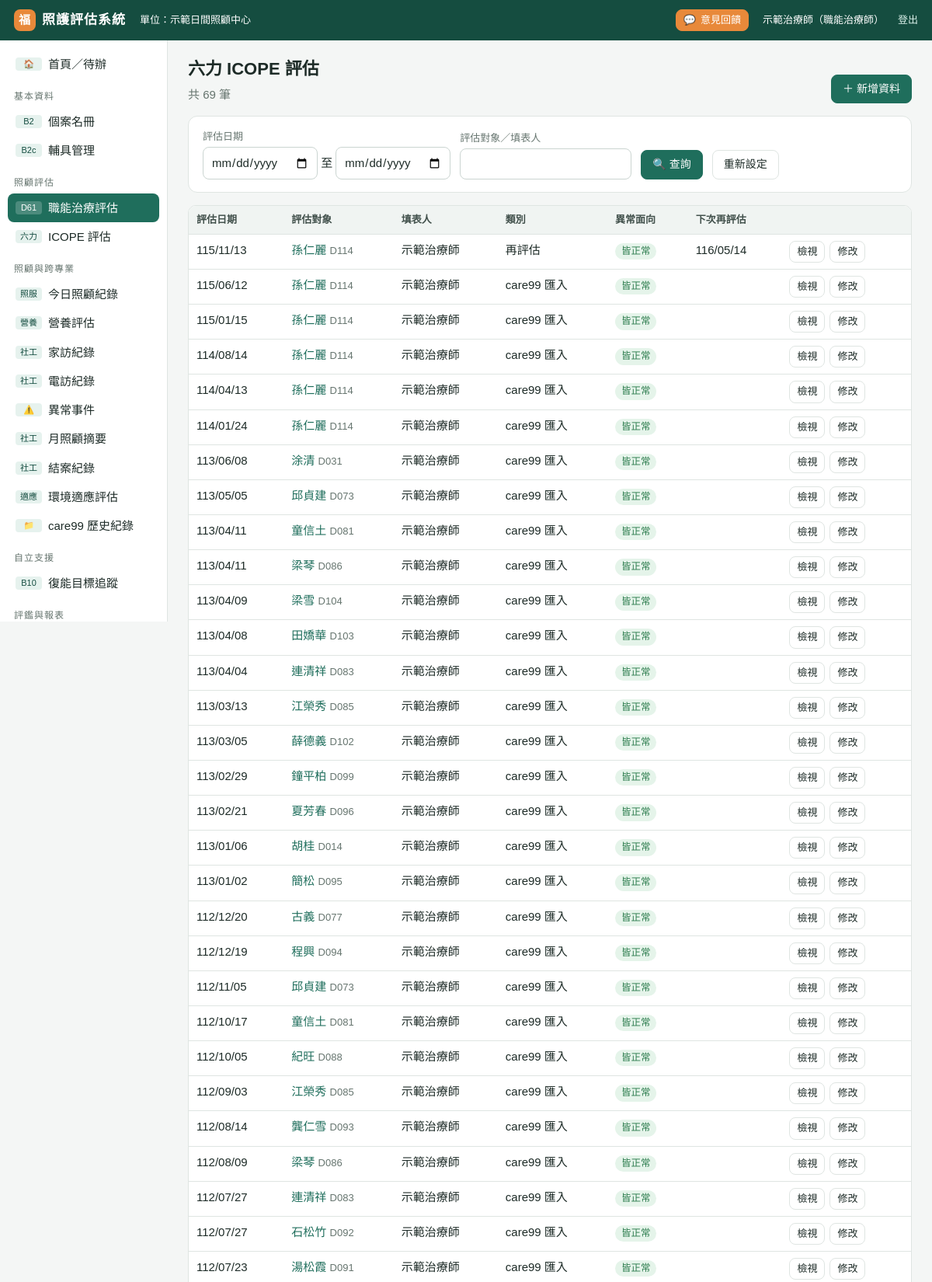
The app's page /assess/d61 (signed in, upper part) with its own data.
### tables this page shows
CREATE TABLE settings (key TEXT PRIMARY KEY, value TEXT);

CREATE TABLE assessments (id INTEGER PRIMARY KEY, client_id INTEGER, type TEXT, date TEXT,
  assessor TEXT, kind TEXT, data TEXT, summary TEXT, note TEXT, next_due TEXT, keyed INTEGER DEFAULT 0,
  created TEXT, updated TEXT, source_id TEXT);

CREATE TABLE clients (id INTEGER PRIMARY KEY, case_no TEXT, name TEXT, gender TEXT, birth TEXT,
  services TEXT, supervisor TEXT, living TEXT, identity TEXT, phone TEXT, phone2 TEXT, address TEXT,
  diagnosis TEXT, status TEXT DEFAULT '在案', note TEXT, created TEXT, updated TEXT);

### app.py (the view)
@app.route("/assess/<typ>")
@login_required
def assess_list(typ):
    typ = typ.upper()
    if typ not in ("D61", "ICOPE"):
        abort(404)
    f, t, q = request.args.get("from", ""), request.args.get("to", ""), request.args.get("q", "").strip()
    sql = """SELECT a.*, c.name, c.case_no FROM assessments a JOIN clients c ON c.id=a.client_id WHERE a.type IN (?,?)"""
    args = [typ, typ + "_HIST"]
    if f:
        sql += " AND a.date>=?"; args.append(iso(f))
    if t:
        sql += " AND a.date<=?"; args.append(iso(t))
    if q:
        sql += " AND (c.name LIKE ? OR c.case_no LIKE ? OR a.assessor LIKE ?)"; args += [f"%{q}%"] * 3
    rows = [assess_dict(r) for r in db().execute(sql + " ORDER BY a.date DESC, a.id DESC", args)]
    for r in rows:
        if typ == "ICOPE" and r["type"] == "ICOPE":
            r["abn"] = S.icope_abnormal(r["data"])
    return render_template("assess_list.html", typ=typ, rows=rows, f=f, t=t, q=q, cs=active_clients())

### app.py (called while the page is built)
def db():
    if "db" not in g:
        g.db = sqlite3.connect(DB_PATH)
        g.db.row_factory = sqlite3.Row
        g.db.execute("PRAGMA foreign_keys=ON")
    return g.db

@app.teardown_appcontext
def _close(_):
    d = g.pop("db", None)
    if d is not None:
        d.close()

def setting(key):
    r = db().execute("SELECT value FROM settings WHERE key=?", (key,)).fetchone()
    return r["value"] if r else DEFAULT_SETTINGS.get(key, "")

def to_date(s):
    if not s:
        return None
    if isinstance(s, (date, datetime)):
        return s if isinstance(s, date) and not isinstance(s, datetime) else s.date()
    s = str(s).strip().replace(".", "/").replace("-", "/")
    parts = s.split("/")
    try:
        y, m, d = (int(p) for p in parts[:3])
    except ValueError:
        return None
    if y < 1000:
        y += 1911
    try:
        return date(y, m, d)
    except ValueError:
        return None

def roc(s, sep="/"):
    d = to_date(s)
    return f"{d.year - 1911}{sep}{d.month:02d}{sep}{d.day:02d}" if d else ""

def add_months(d, n):
    d = to_date(d)
    m = d.month - 1 + n
    y = d.year + m // 12
    m = m % 12 + 1
    last = [31, 29 if y % 4 == 0 and (y % 100 or y % 400 == 0) else 28, 31, 30, 31, 30, 31, 31, 30, 31, 30, 31][m - 1]
    return date(y, m, min(d.day, last))

def age_at(birth, on=None):
    b = to_date(birth)
    if not b:
        return None
    on = to_date(on) or date.today()
    return on.year - b.year - ((on.month, on.day) < (b.month, b.day))

def client_dict(row, on=None):
    c = dict(row)
    c["age"] = age_at(c.get("birth"), on)
    c["label"] = f"{c['name']}（{c['case_no']}）" if c.get("case_no") else c["name"]
    return c

def assess_dict(row):
    a = dict(row)
    a["data"] = json.loads(a["data"] or "{}")
    return a

def active_clients(status="在案"):
    q = "SELECT * FROM clients"
    args = []
    if status:
        q += " WHERE status=?"
        args.append(status)
    cs = [client_dict(r) for r in db().execute(q + " ORDER BY case_no, name", args)]
    for c in cs:
        c["due"] = due_info(c["id"])
    return cs

def login_required(f):
    @wraps(f)
    def w(*a, **k):
        if not session.get("uid"):
            return redirect(url_for("login", next=request.path))
        return f(*a, **k)
    return w

### templates/assess_list.html (shortened to what this page needs)
{% extends "base.html" %}
{% block body %}
<div class="pagehead"><div><h1>{{ 'D61 職能治療評估' if typ=='D61' else '六力 ICOPE 評估' }}</h1><div class="muted">共 {{ rows|length }} 筆</div></div>
<a class="btn pri" href="{{ url_for('assess_edit', typ=typ|lower) }}">＋ 新增資料</a></div>
<form class="card fr" method="get">
  <div><label class="f">評估日期</label><span><input type="date" name="from" value="{{ f }}"> 至 <input type="date" name="to" value="{{ t }}"></span></div>
  <div><label class="f">評估對象／填表人</label><input type="search" name="q" value="{{ q }}"></div>
  <div><button class="btn pri">🔍 查詢</button></div>
  <div><a class="btn" href="?">重新設定</a></div>
</form>
<div class="tbl-wrap"><table class="t">
<tr><th>評估日期</th><th>評估對象</th><th>填表人</th><th>類別</th>
{% if typ=='D61' %}<th>整體評估建議</th><th>care99</th>{% else %}<th>異常面向</th><th>下次再評估</th>{% endif %}<th></th></tr>
{% for r in rows %}<tr>
  <td>{{ r.date|roc }}</td><td class="ttl"><a href="{{ url_for('client_view', cid=r.client_id) }}">{{ r.name }}</a> <span class="muted small">{{ r.case_no }}</span></td>
  <td>{{ r.assessor }}</td><td>{{ r.kind }}</td>
  {% if 'HIST' in r.type %}<td colspan="2" class="muted small wide">{{ r.note }}</td><td class="hide-m"></td>
  {% else %}
    {% if typ=='D61' %}<td class="small wide" style="max-width:520px">{{ (r.summary or '')[:90] }}{{ '…' if (r.summary or '')|length > 90 }}</td>
      <td>{% if r.keyed %}<span class="b ok">已登打</span>{% else %}<span class="b warn">未登打</span>{% endif %}</td>
    {% else %}<td class="wide">{% for x in r.abn %}<span class="b 異常">{{ x }}</span> {% else %}<span class="b 正常">皆正常</span>{% endfor %}</td><td>{{ r.next_due|roc }}</td>{% endif %}
    <td class="btns wide"><a class="btn sm" href="{{ url_for('assess_view', aid=r.id) }}">檢視</a><a class="btn sm" href="{{ url_for('assess_edit', typ=typ|lower, aid=r.id) }}">修改</a></td>
  {% endif %}
</tr>{% else %}<tr><td colspan="7" class="empty">查無資料</td></tr>{% endfor %}
</table></div>
{% endblock %}

### templates/base.html (shortened to what this page needs)
<!doctype html>
<html lang="zh-Hant">
<head>
<link rel="stylesheet" href="{{ url_for('static', filename='app.css', v=css_ver()) }}">
</head>
<body>
{% set ep = request.endpoint %}
{% set typ = (request.view_args or {}).get('typ', '')|lower %}
<div class="top">
  <a class="logo" href="{{ url_for('home') }}"><i>福</i><span>照護評估系統</span></a>
  <span class="small hide-m">單位：{{ center }}</span>
  <a class="btn sm acc fb-btn" href="{{ url_for('feedback', page=request.path) }}">💬<span class="hide-m"> 意見回饋</span></a>
  <span class="small hide-m">{{ me.name }}{% if me.title %}（{{ me.title }}）{% endif %}</span>
  <a class="small hide-m" href="{{ url_for('logout') }}">登出</a>
</div>
<div class="wrap">
<nav class="side">
  <a href="{{ url_for('home') }}" class="{{ 'on' if ep=='home' }}"><code>🏠</code><span>首頁／待辦</span></a>
  <div class="grp">基本資料</div>
  <a href="{{ url_for('clients') }}" class="{{ 'on' if ep in ('clients','client_view','client_edit') }}"><code>B2</code><span>個案名冊</span></a>
  <a href="{{ url_for('aids') }}" class="{{ 'on' if ep=='aids' }}"><code>B2c</code><span>輔具管理</span></a>
  <div class="grp">照顧評估</div>
  <a href="{{ url_for('assess_list', typ='d61') }}" class="{{ 'on' if typ=='d61' or (ep=='assess_view' and a and a.type=='D61') }}"><code>D61</code><span>職能治療評估</span></a>
  <a href="{{ url_for('assess_list', typ='icope') }}" class="{{ 'on' if typ=='icope' or (ep=='assess_view' and a and a.type=='ICOPE') }}"><code>六力</code><span>ICOPE 評估</span></a>
  <div class="grp">照顧與跨專業</div>
  <a href="{{ url_for('daily') }}" class="{{ 'on' if ep=='daily' }}"><code>照服</code><span>今日照顧紀錄</span></a>
  <a href="{{ url_for('records_list', module='MNA') }}" class="{{ 'on' if ep in ('nutri_form',) or (ep in ('records_list','record_view') and (request.view_args or {}).get('module')=='MNA') }}"><code>營養</code><span>營養評估</span></a>
  <a href="{{ url_for('records_list', module='HV') }}" class="{{ 'on' if ep=='hv_form' or (ep in ('records_list','record_view') and (request.view_args or {}).get('module')=='HV') }}"><code>社工</code><span>家訪紀錄</span></a>
  <a href="{{ url_for('records_list', module='PC') }}" class="{{ 'on' if (ep in ('simple_form','pc_batch') and (request.view_args or {}).get('mod','PC')=='PC') or (ep in ('records_list','record_view') and (request.view_args or {}).get('module')=='PC') }}"><code>社工</code><span>電訪紀錄</span></a>
  <a href="{{ url_for('records_list', module='IR') }}" class="{{ 'on' if (ep=='simple_form' and (request.view_args or {}).get('mod')=='IR') or (ep in ('records_list','record_view') and (request.view_args or {}).get('module')=='IR') }}"><code>⚠️</code><span>異常事件</span></a>
  <a href="{{ url_for('records_list', module='MS') }}" class="{{ 'on' if (ep=='simple_form' and (request.view_args or {}).get('mod')=='MS') or (ep in ('records_list','record_view') and (request.view_args or {}).get('module')=='MS') }}"><code>社工</code><span>月照顧摘要</span></a>
  <a href="{{ url_for('records_list', module='CL') }}" class="{{ 'on' if (ep=='simple_form' and (request.view_args or {}).get('mod')=='CL') or (ep in ('records_list','record_view') and (request.view_args or {}).get('module')=='CL') }}"><code>社工</code><span>結案紀錄</span></a>
  <a href="{{ url_for('records_list', module='EA') }}" class="{{ 'on' if (ep=='simple_form' and (request.view_args or {}).get('mod')=='EA') or (ep in ('records_list','record_view') and (request.view_args or {}).get('module')=='EA') }}"><code>適應</code><span>環境適應評估</span></a>
  <a href="{{ url_for('records_index') }}" class="{{ 'on' if ep=='records_index' or (ep in ('records_list','record_view') and (request.view_args or {}).get('module') not in ('MNA','HV','PC','IR','MS','CL','EA')) }}"><code>📁</code><span>care99 歷史紀錄</span></a>
  <div class="grp">自立支援</div>
  <a href="{{ url_for('goals') }}" class="{{ 'on' if ep in ('goals','goals_from_icope') }}"><code>B10</code><span>復能目標追蹤</span></a>
  <div class="grp">評鑑與報表</div>
</nav>
<main>
  {% block body %}{% endblock %}
</main>
</div>
</body>
</html>

### static/app.css (style rules this page uses)
:root { --brand: #1f6e5c; --brand-d: #154d40; --brand-l: #e6f2ee; --accent: #e8893a; --bg: #f4f6f5; --card: #fff; --line: #dfe5e2; --text: #1d2b27; --muted: #66756f; --bad: #c0392b; --bad-l: #fbe9e7; --warn: #b7791f; --warn-l: #fff4d6; --info: #2563a8; --info-l: #e3eefb; --ok: #2e7d4f; --ok-l: #e5f4ea; }
* { box-sizing: border-box; }
html, body { margin: 0; }
body { font-family: "PingFang TC", "Microsoft JhengHei", "Heiti TC", sans-serif; background: var(--bg); color: var(--text); font-size: 15px; line-height: 1.55; }
a { color: var(--brand); text-decoration: none; }
h1 { font-size: 22px; margin: 0 0 4px; }
.muted { color: var(--muted); }
.small { font-size: 13px; }
.top { position: sticky; top: 0; z-index: 20; height: 52px; background: var(--brand-d); color: #fff; display: flex; align-items: center; padding: 0 18px; gap: 18px; }
.top .logo { font-weight: 700; font-size: 17px; letter-spacing: 1px; display: flex; align-items: center; gap: 8px; }
.top .logo i { width: 28px; height: 28px; border-radius: 8px; background: var(--accent); display: inline-grid; place-items: center; font-style: normal; font-size: 15px; }
.top a { color: #d9efe8; }
.wrap { display: flex; min-height: calc(100vh - 52px); }
nav.side { width: 216px; flex: none; background: #fff; border-right: 1px solid var(--line); padding: 12px 10px 40px; position: sticky; top: 52px; height: calc(100vh - 52px); overflow: auto; }
nav.side .grp { font-size: 12px; color: var(--muted); margin: 14px 8px 4px; letter-spacing: 1px; }
nav.side a { display: flex; gap: 8px; align-items: center; padding: 7px 10px; border-radius: 8px; color: var(--text); }
nav.side a.on { background: var(--brand); color: #fff; }
nav.side a code { min-width: 34px; text-align: center; font-size: 11px; background: var(--brand-l); color: var(--brand-d); padding: 0 5px; border-radius: 4px; font-family: inherit; }
nav.side a.on code { background: rgba(255,255,255,.2); color: #fff; }
main { flex: 1; padding: 20px 26px 60px; min-width: 0; }
.pagehead { display: flex; align-items: flex-end; gap: 12px; margin-bottom: 16px; flex-wrap: wrap; }
.card { background: var(--card); border: 1px solid var(--line); border-radius: 12px; padding: 16px 18px; margin-bottom: 16px; }
table.t { width: 100%; border-collapse: collapse; background: #fff; }
table.t th, table.t td { padding: 8px 10px; border-bottom: 1px solid var(--line); text-align: left; vertical-align: top; }
table.t th { background: #f0f4f2; font-weight: 600; font-size: 13px; color: #42514c; white-space: nowrap; position: sticky; top: 52px; }
.tbl-wrap { overflow: auto; border: 1px solid var(--line); border-radius: 10px; }
.tbl-wrap table.t th { top: 0; }
.b { display: inline-block; padding: 1px 8px; border-radius: 20px; font-size: 12.5px; white-space: nowrap; background: #eef1f0; color: #42514c; }
.b.ok, .b.正常, .b.進步, .b.無異常 { background: var(--ok-l); color: var(--ok); }
.btn { display: inline-flex; align-items: center; gap: 6px; padding: 7px 14px; border-radius: 8px; border: 1px solid var(--line); background: #fff; color: var(--text); cursor: pointer; font: inherit; font-size: 14px; white-space: nowrap; }
.btn.pri { background: var(--brand); color: #fff; border-color: var(--brand); }
.btn.acc { background: var(--accent); color: #fff; border-color: var(--accent); }
.btn.sm { padding: 3px 9px; font-size: 13px; }
.btns { display: flex; gap: 8px; flex-wrap: wrap; align-items: center; }
input[type=text], input[type=date], input[type=number], input[type=password], input[type=search], select, textarea { font: inherit; padding: 7px 10px; border: 1px solid #cbd5d1; border-radius: 8px; background: #fff; color: var(--text); min-width: 0; }
label.f { display: block; font-size: 13px; color: var(--muted); margin-bottom: 3px; }
.fr { display: flex; gap: 12px; flex-wrap: wrap; align-items: flex-end; }
.fr > div { display: flex; flex-direction: column; }
.top .logo { color: #fff; text-decoration: none; }
.fb-btn { color: #fff !important; border-color: transparent; }
table.t td.btns { display: table-cell; white-space: nowrap; }
table.t td.btns > .btn + .btn { margin-left: 6px; }

### records on screen
settings: value "示範日間照顧中心"
assessments: date|roc "115/11/13", name "孫仁麗", case_no "D114", assessor "示範治療師", kind "再評估", next_due|roc "116/05/14"
assessments: date|roc "115/06/12", name "孫仁麗", case_no "D114", assessor "示範治療師", kind "care99 匯入"
assessments: date|roc "115/01/15", name "孫仁麗", case_no "D114", assessor "示範治療師", kind "care99 匯入"
assessments: date|roc "114/08/14", name "孫仁麗", case_no "D114", assessor "示範治療師", kind "care99 匯入"
assessments: date|roc "114/04/13", name "孫仁麗", case_no "D114", assessor "示範治療師", kind "care99 匯入"
assessments: date|roc "114/01/24", name "孫仁麗", case_no "D114", assessor "示範治療師", kind "care99 匯入"
assessments: date|roc "113/06/08", name "涂清", case_no "D031", assessor "示範治療師", kind "care99 匯入"
assessments: date|roc "113/05/05", name "邱貞建", case_no "D073", assessor "示範治療師", kind "care99 匯入"
assessments: date|roc "113/04/11", name "童信土", case_no "D081", assessor "示範治療師", kind "care99 匯入"
assessments: date|roc "113/04/11", name "梁琴", case_no "D086", assessor "示範治療師", kind "care99 匯入"
assessments: date|roc "113/04/09", name "梁雪", case_no "D104", assessor "示範治療師", kind "care99 匯入"
assessments: date|roc "113/04/08", name "田嬌華", case_no "D103", assessor "示範治療師", kind "care99 匯入"
assessments: date|roc "113/04/04", name "連清祥", case_no "D083", assessor "示範治療師", kind "care99 匯入"
assessments: date|roc "113/03/13", name "江榮秀", case_no "D085", assessor "示範治療師", kind "care99 匯入"
assessments: date|roc "113/03/05", name "薛德義", case_no "D102", assessor "示範治療師", kind "care99 匯入"
assessments: date|roc "113/02/29", name "鐘平柏", case_no "D099", assessor "示範治療師", kind "care99 匯入"
assessments: date|roc "113/02/21", name "夏芳春", case_no "D096", assessor "示範治療師", kind "care99 匯入"
assessments: date|roc "113/01/06", name "胡桂", case_no "D014", assessor "示範治療師", kind "care99 匯入"
assessments: date|roc "113/01/02", name "簡松", case_no "D095", assessor "示範治療師", kind "care99 匯入"
assessments: date|roc "112/12/20", name "古義", case_no "D077", assessor "示範治療師", kind "care99 匯入"
assessments: date|roc "112/12/19", name "程興", case_no "D094", assessor "示範治療師", kind "care99 匯入"
assessments: date|roc "112/11/05", name "邱貞建", case_no "D073", assessor "示範治療師", kind "care99 匯入"
assessments: date|roc "112/10/17", name "童信土", case_no "D081", assessor "示範治療師", kind "care99 匯入"
assessments: date|roc "112/10/05", name "紀旺", case_no "D088", assessor "示範治療師", kind "care99 匯入"
assessments: date|roc "112/09/03", name "江榮秀", case_no "D085", assessor "示範治療師", kind "care99 匯入"
assessments: date|roc "112/08/14", name "龔仁雪", case_no "D093", assessor "示範治療師", kind "care99 匯入"
assessments: date|roc "112/08/09", name "梁琴", case_no "D086", assessor "示範治療師", kind "care99 匯入"
assessments: date|roc "112/07/27", name "連清祥", case_no "D083", assessor "示範治療師", kind "care99 匯入"
assessments: date|roc "112/07/27", name "石松竹", case_no "D092", assessor "示範治療師", kind "care99 匯入"
assessments: date|roc "112/07/23", name "湯松霞", case_no "D091", assessor "示範治療師", kind "care99 匯入"

### other values on screen
{{ me.name }} "示範治療師"
{{ me.title }} "職能治療師"
{{ 'D61 職能治療評估' if typ=='D61' else '六力 ICOPE 評估' }} "六力 ICOPE 評估"
{{ rows|length }} "69"
